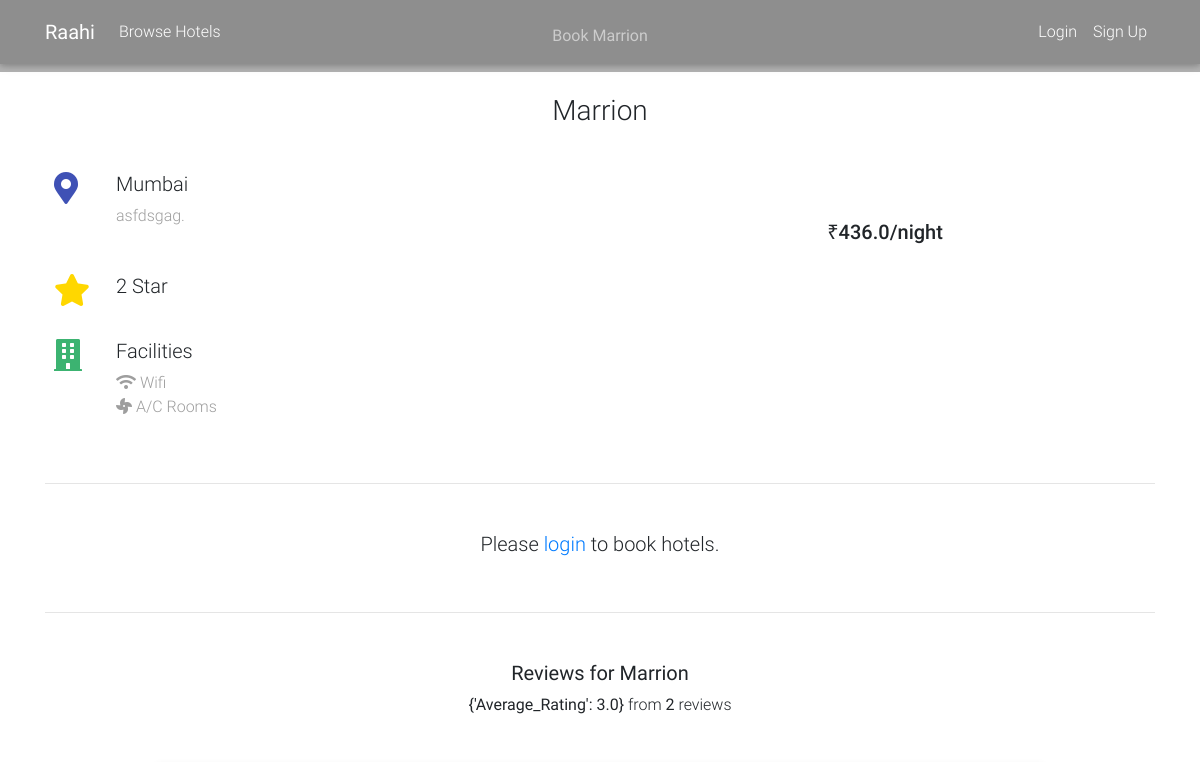
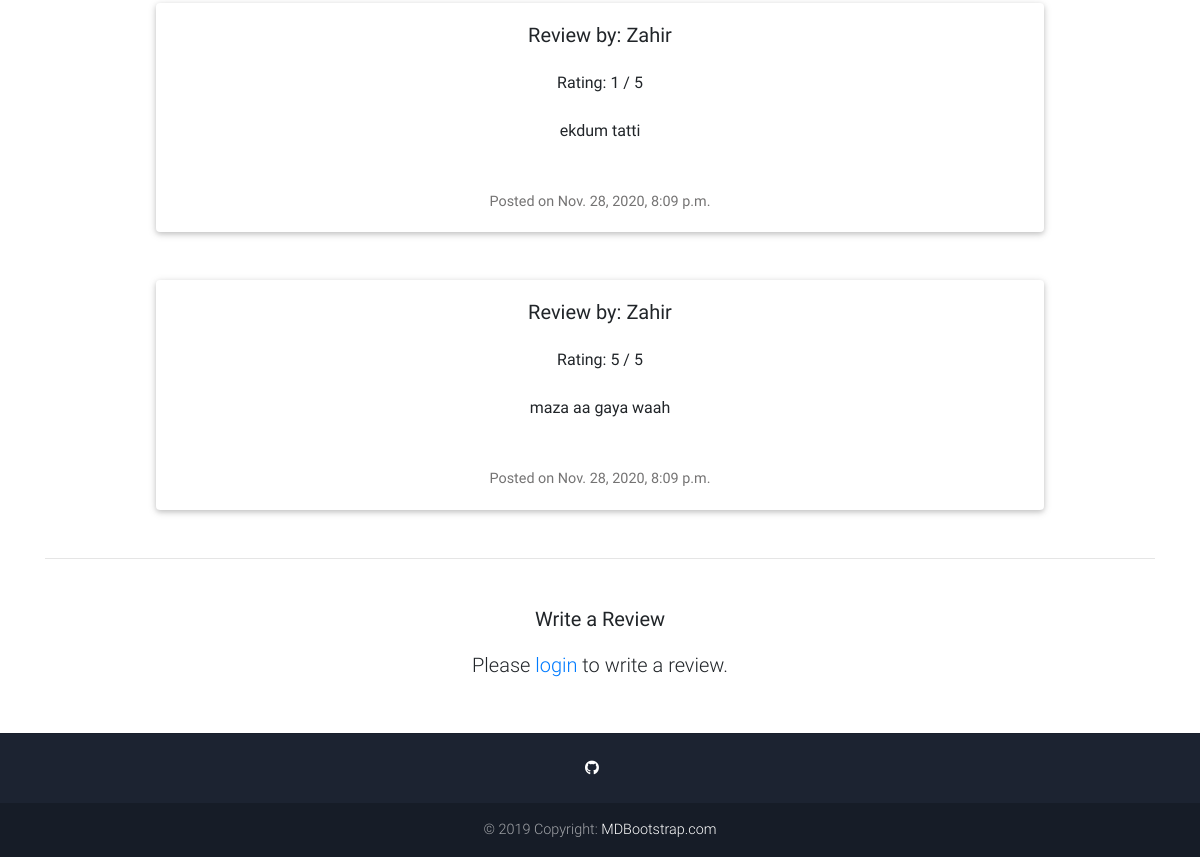
The page /hotel/2 on the database as committed earlier (2 pictures, top to bottom).
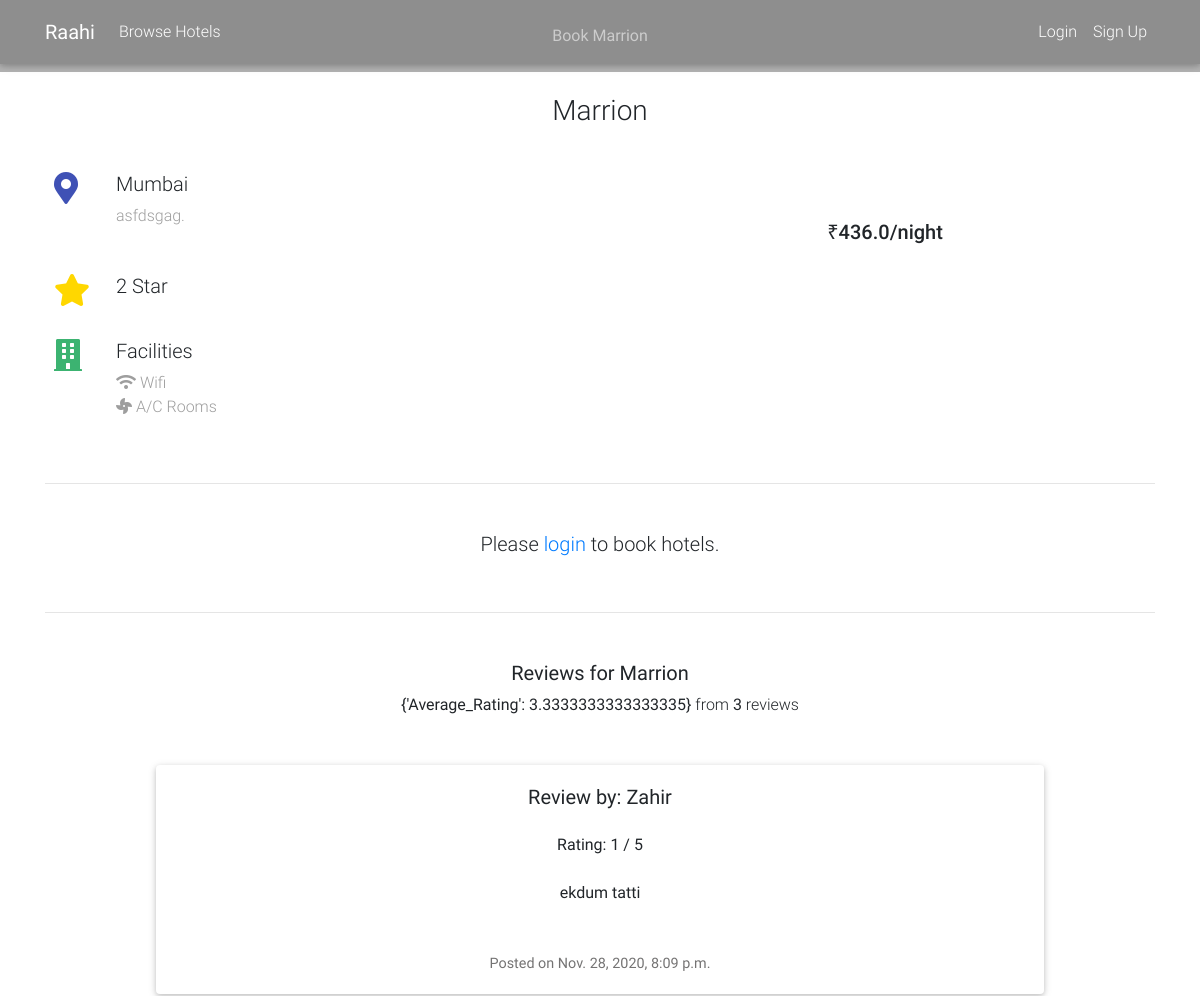
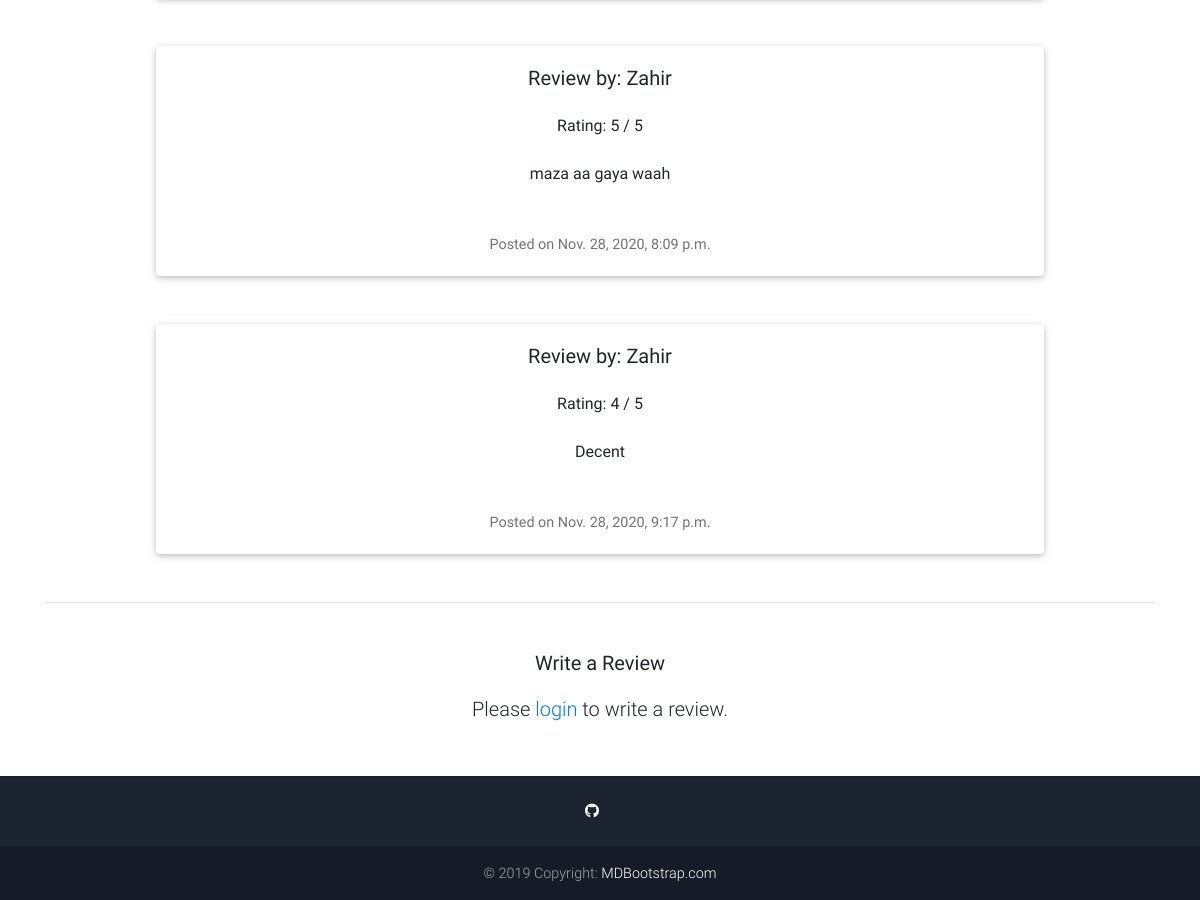
The same page on the database as committed later (2 pictures, top to bottom).
### main/models.py (models this page shows, shortened)
class Review(models.Model):
    user = models.ForeignKey(User, on_delete=models.CASCADE, null=True)
    hotel = models.ForeignKey(Hotel, on_delete=models.CASCADE, null=True)
    date = models.DateTimeField(auto_now_add=True)
    text = models.TextField(max_length =1000, blank= True)
    rate = models.PositiveSmallIntegerField(choices = RATE_CHOICES)

### main/views.py (the view)
# urls.py: path('hotel/<int:hotel_id>', views.hotelpage, name='hotelpage'),
def hotelpage(request, hotel_id):
    hotel = get_object_or_404(Hotel, pk=hotel_id)
    reviews = Review.objects.filter(hotel=hotel)
    reviews_avg = reviews.aggregate(Average_Rating = Avg('rate'))
    reviews_count = reviews.count()
    if request.method == 'POST':
        rate_form = Rateform(request.POST)
        user = request.user
        if rate_form.is_valid():
            rate = rate_form.save(commit=False)
            rate.user = user
            rate.hotel = hotel
            rate_form.save()
            return redirect('hotelpage', hotel_id)
    else:
            rate_form = Rateform()
    context = {
        'hotel':hotel,
        'reviews':reviews,
        'reviews_avg':reviews_avg,
        'reviews_count':reviews_count,
        'rate_form':rate_form
    }
    return render(request, 'hotel.html', context)

### main/templates/hotel.html (shortened to what the changed rows need)
{% extends 'base.html' %}
{% block content %}
<main>
<div class="container">
    <center>
       {% if reviews %}
       <p><strong>{{ reviews_avg }}</strong> from <strong>{{ reviews_count }}</strong> reviews</p>
       {% for review in reviews %}
       <div class="card mb-5 mt-5" style="width: 80%;">
        <div class="card-body">
          <h5 class="card-title">Review by: {{review.user.first_name}}</h5>
          <p class="card-subtitle mb-2 mt-4">Rating: {{review.rate}} / 5</p>
          <p class="card-subtitle mb-2 mt-4">{{review.text}}</p>
          <p class="card-text mt-5">Posted on {{review.date}}</p>
        </div>
      </div>
       {% endfor %}
      {% else %}
      <h5 style="margin-top: 2%; margin-bottom: 5%">Be the first one to write a review!</h5>
      {% endif %}
      </center>
</div>
</main>
{% endblock content %}

Rows that differ between the two databases and show on the page:
added Review: user.first_name "Zahir", rate "4", text "Decent", date "Nov. 28, 2020, 9:17 p.m."
Other text that changed with them:
{{ reviews_avg }}: "{'Average_Rating': 3.0}" → "{'Average_Rating': 3.3333333333333335}"
{{ reviews_count }}: "2" → "3"
